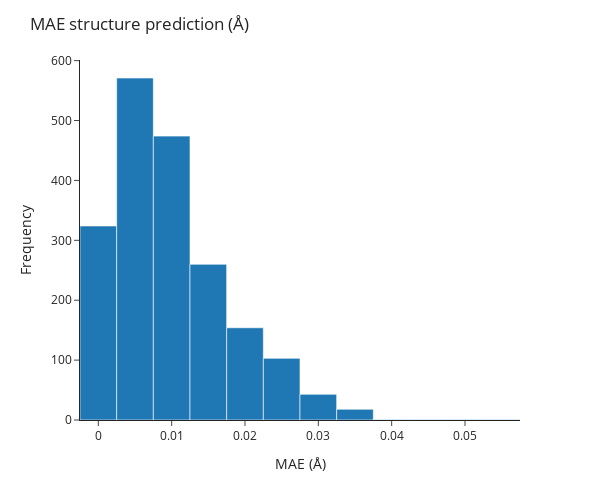

The notebook cell this image was saved under:
### Code cell
all_mae_norms = []

for idx, data in enumerate(train_loader):

    interpolated_ts_coords = data.pos_interpolated_transition_state.detach().numpy()
    real_ts_coords = data.pos_transition_state.detach().numpy()
    difference_ts_coords = interpolated_ts_coords - real_ts_coords
    norm_difference_ts_coords = np.linalg.norm(difference_ts_coords, axis=1)

    # Mean absolute error
    mae = np.mean(norm_difference_ts_coords)
    all_mae_norms.append(mae)

    # Plot the real and interpolated TS structures
    # with two different colors on the same plot
    fig = px.scatter_3d(
        x=np.concatenate((real_ts_coords[:, 0], interpolated_ts_coords[:, 0])),
        y=np.concatenate((real_ts_coords[:, 1], interpolated_ts_coords[:, 1])),
        z=np.concatenate((real_ts_coords[:, 2], interpolated_ts_coords[:, 2])),
        color=np.concatenate((np.zeros(len(real_ts_coords)), np.ones(len(interpolated_ts_coords)))),
    )

    # Set the title of the plot as the mean absolute error
    fig.update_layout(title=f"MAE of structure prediction: {mae:.3f} Å")
    fig.write_html(f"plots/hamiltonian_model/interpolated_ts_{idx}_mae_{mae:.3f}.html")

# Plot a histogram of the MAE
fig = px.histogram(x=all_mae_norms, nbins=20, template="simple_white")
fig.update_layout(title="MAE structure prediction (Å)")
fig.update_xaxes(title_text="MAE (Å)")
fig.update_yaxes(title_text="Frequency")
fig.write_html("plots/hamiltonian_model/interpolated_ts_mae_histogram.html")

# Reduce the aspect ratio
fig.update_layout(
    autosize=False,
    width=600,
    height=500,
)

fig.show()

### Figure 1 — Plotly figure (JSON) as saved in the notebook; plotly's stock layout.template omitted (floating-point values rounded to 4 significant figures; data arrays with more than 128 entries replaced by an {"elided": "..."} marker saying what was removed)
{"data": [{"alignmentgroup": "True", "bingroup": "x", "hovertemplate": "x=%{x}<br>count=%{y}<extra></extra>", "legendgroup": "", "marker": {"color": "#1F77B4", "pattern": {"shape": ""}}, "name": "", "nbinsx": 20, "offsetgroup": "", "orientation": "v", "showlegend": false, "type": "histogram", "x": {"elided": "1951 float values"}, "xaxis": "x", "yaxis": "y"}], "layout": {"autosize": false, "barmode": "relative", "height": 500, "legend": {"tracegroupgap": 0}, "margin": {"t": 60}, "title": {"text": "MAE structure prediction (Å)"}, "width": 600, "xaxis": {"anchor": "y", "domain": [0, 1], "title": {"text": "MAE (Å)"}}, "yaxis": {"anchor": "x", "domain": [0, 1], "title": {"text": "Frequency"}}}}
